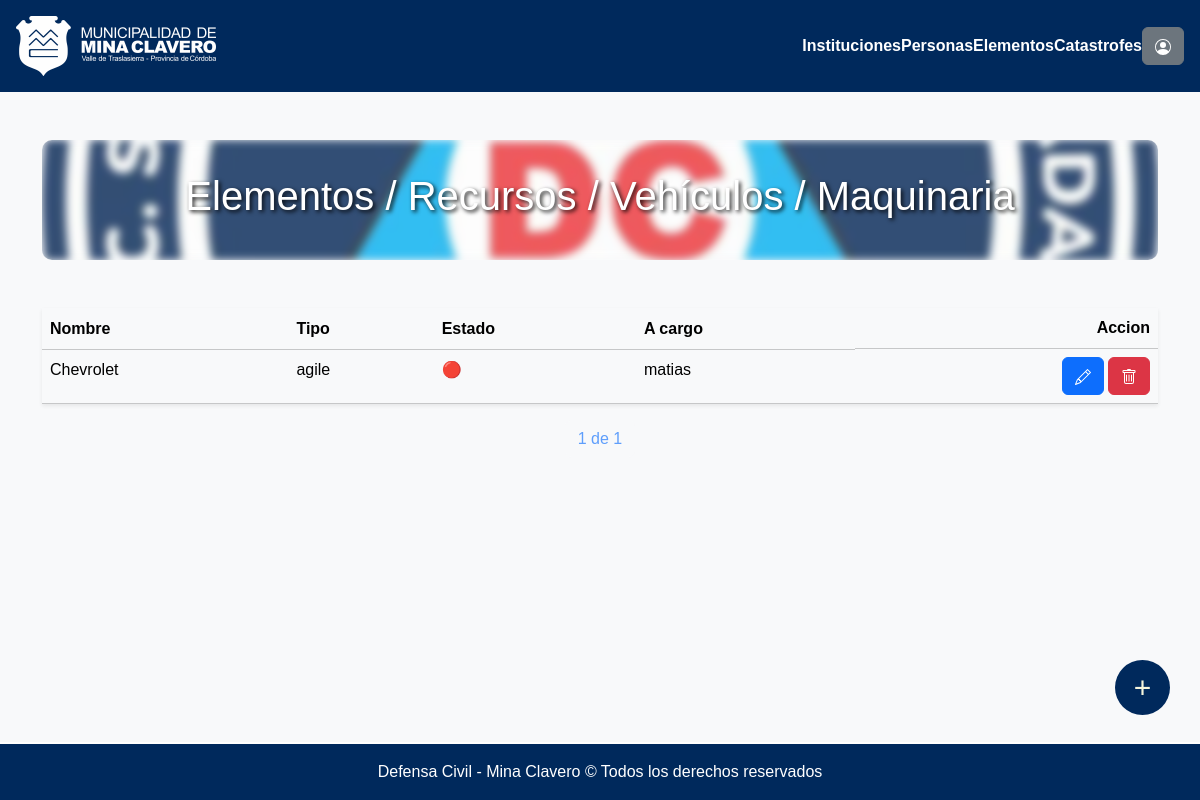
The app's page /elementos/ (signed in), older data.
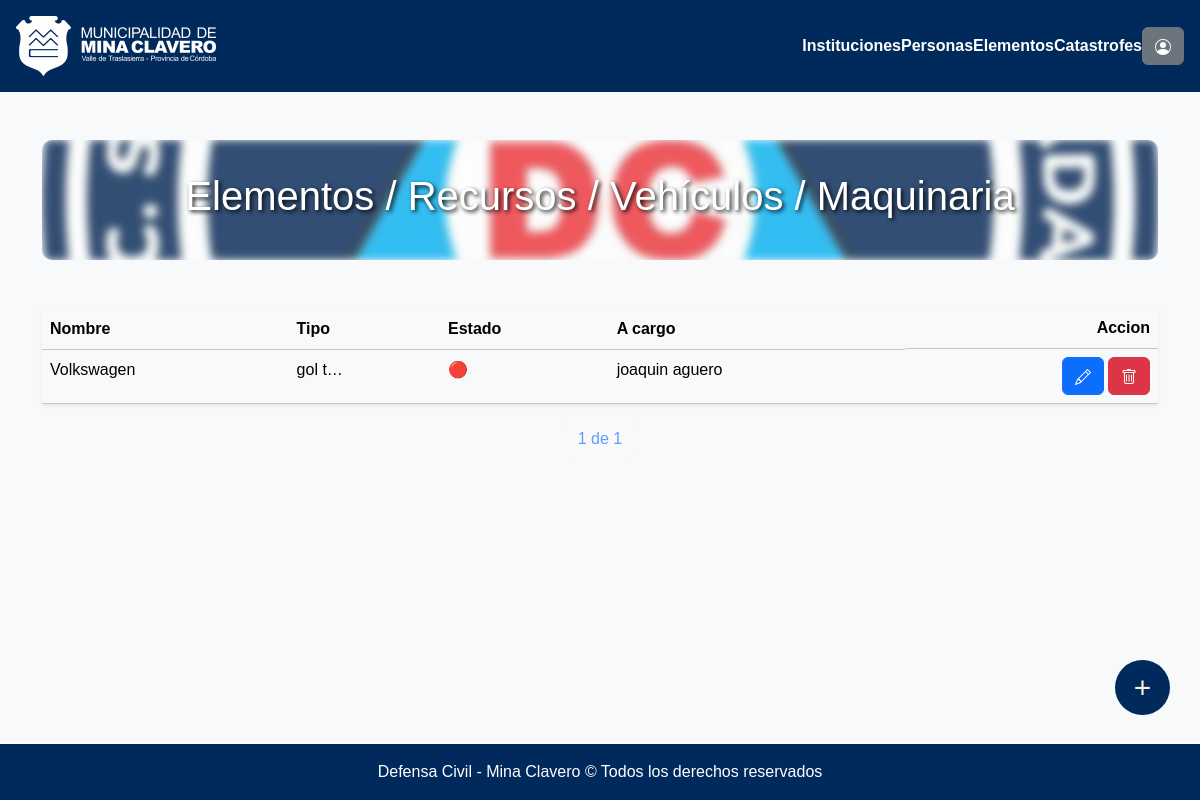
The same page, newer data.
### seguridadVial/models.py (models this page shows, shortened)
class Elementos(models.Model):
    nombre = models.CharField(max_length=120)
    tipo = models.CharField(max_length=120, null=True, blank=True)
    descripcion = models.CharField(max_length=120, default="", null=True, blank=True)
    cantidad = models.IntegerField(default=1, null=True, blank=True)
    observaciones = models.CharField(max_length=240, null=True, blank=True)
    estado = models.BooleanField(default=True, null=True, blank=True)
    id_persona = models.ForeignKey("Persona", on_delete=models.PROTECT)
    id_institucion = models.ForeignKey("Institucion", on_delete=models.CASCADE)

class Persona(models.Model):
    nombre_apellido = models.CharField(max_length=120)
    dni = models.IntegerField(default=0)
    telefono = models.CharField(max_length=30, default="",null=True, blank=True)
    id_institucion = models.ManyToManyField('Institucion', through="InstitucionCargoPersona")

### seguridadVial/views.py (the view)
# urls.py: path("elementos/", login_required(permission_required('seguridadVial.view_elementos')(views.listaElemento.as_view())), name="listaElementos"),
class listaElemento(ListView):
    model = Elementos
    template_name = os.path.join("defensaCivil", "listas", "listaElementos.html")
    context_object_name = 'elementos'
    paginate_by = 7
    def get_queryset(self):
        return Elementos.objects.all().order_by('nombre')

### municipalidad/templates/defensaCivil/listas/listaElementos.html (shortened to what this page needs)
{% extends "defensaCivil/base.html" %}
{% load static %}
{% block contenido %}
<div class="container mt-5">
  <div class="cont mb-5">
    <h1 class="titulo">Elementos / Recursos / Vehículos / Maquinaria</h1>
  </div>
    <table class="table table-light shadow-sm  mt-2">
        <thead class="bg-light">
          <tr>
            <th scope="col">Nombre</th>
            <th scope="col" class="d-none d-lg-table-cell">Tipo</th>
            <th scope="col">Estado</th>
            <th scope="col" class="d-none d-md-table-cell">A cargo</th>
            <th scope="col" class="d-flex justify-content-end">Accion</th>
          </tr>
        </thead>
        <tbody>
          {% for elemento in elementos %}
            <tr>
              <td style="cursor: pointer;" onclick="window.location.href='{% url 'modificarElemento' elemento.id %}'">{{ elemento.nombre | title}}</td>
              <td style="cursor: pointer;" class="d-none d-lg-table-cell" onclick="window.location.href='{% url 'modificarElemento' elemento.id %}'">{{ elemento.tipo|default_if_none:"-----" | truncatechars:6}}</td>
              <td style="cursor: pointer;" onclick="window.location.href='{% url 'modificarElemento' elemento.id %}'">
                {% if elemento.estado %}
                  <span style="color: red;">🔴</span>
                {% else %}
                  <span style="color: green;">🟢</span>
                {% endif %}
              </td>
              <td style="cursor: pointer;" class="d-none d-md-table-cell" onclick="window.location.href='{% url 'modificarElemento' elemento.id %}'">{{ elemento.id_persona.nombre_apellido}}</td>
              <td>
                <div class="d-flex justify-content-end align-items-center">
                    <a class="btn btn-primary" href="{% url 'modificarElemento' elemento.id %}">
                    </a>
                    <a class="btn btn-danger ms-1" href="{% url 'borrarElemento' elemento.id %}">
                    </a>
                </div>
              </td>
            </tr>
          {% endfor %}
        </tbody>
    </table>
    <div class="pagination justify-content-center">
        <span class="current-page btn btn-outline-light disabled text-primary mb-3">
            {{ page_obj.number }} de {{ page_obj.paginator.num_pages }}
        </span>
    </div>
    <a href={% url "nuevoElemento" %} class="customButton">+</a>
</div>
{% endblock %}

Row changes from the older to the newer data that the page shows:
removed Elementos: nombre "Chevrolet", tipo "agile", id_persona.nombre_apellido "matias"
added Elementos: nombre "Volkswagen", tipo "gol t…", id_persona.nombre_apellido "joaquin aguero"
